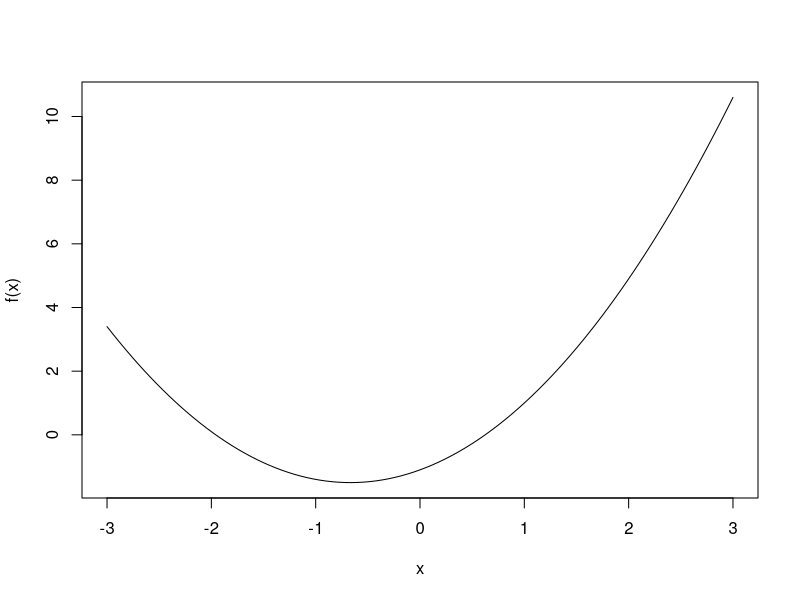

The R script that drew this image:
#
#  Find minimum of function between x1 and x2
#

f <- function(x) { 0.9*(x-1)^2 + 2*(x+1) + x -4 }

X11()

curve(f, -3, 3)
z <- locator(1)


optimize(f, interval=c(-3, 3))
#
# $minimum
# [1] -0.6666667
# 
# $objective
# [1] -1.5
